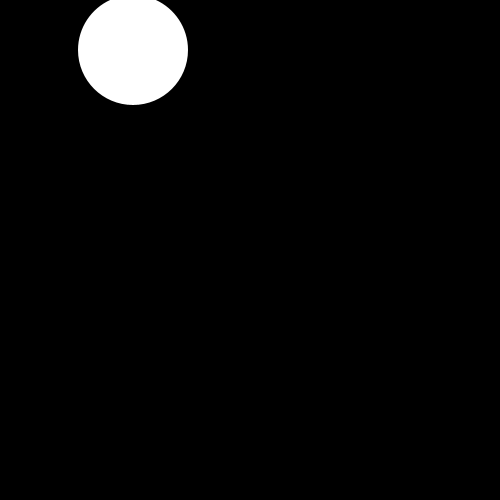
Frame 1 (no input)
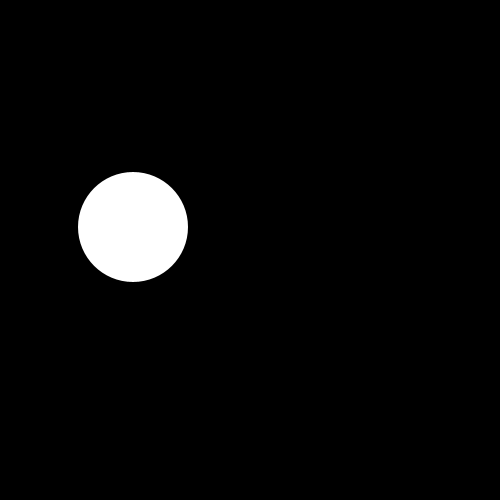
Frame 60 (the mouse pressed at the canvas centre just before this capture)
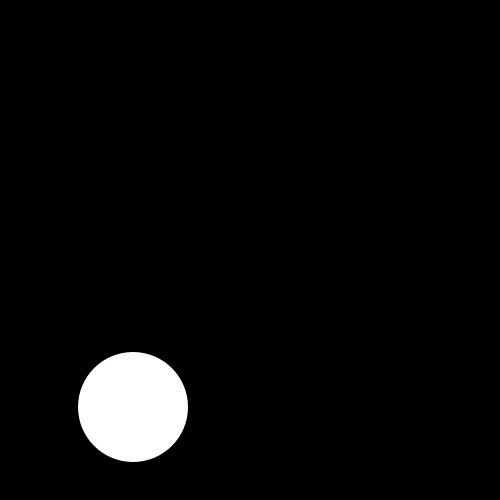
Frame 120 (the mouse held since frame 60 and released just before this capture)

The Processing sketch that drew these frames (run headless with seeded random() and noise(); from frame 60 on, the mouse is pressed at the canvas centre):

// Processing sketch: code_07_01
// ── code_07_01.pde
float y = 50.0;
float velocidad = 3.0;
float radio = 55.0;
void setup() {
  size(500, 500);
  noStroke();
  ellipseMode(RADIUS);
}

void draw() {
  background(0);
  ellipse(133, y, radio, radio);
  y = y + velocidad;
  
}
